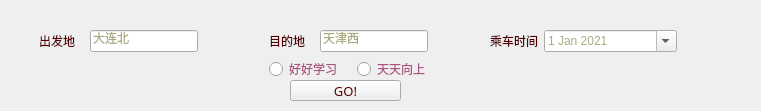
   <widget class="QWidget" name="WidgetForQuery" native="true">
    <property name="geometry">
     <rect>
      <x>330</x>
      <y>90</y>
      <width>761</width>
      <height>111</height>
     </rect>
    </property>
    <property name="sizePolicy">
     <sizepolicy hsizetype="Fixed" vsizetype="Fixed">
      <horstretch>0</horstretch>
      <verstretch>0</verstretch>
     </sizepolicy>
    </property>
    <widget class="QPushButton" name="QueryButton">
     <property name="geometry">
      <rect>
       <x>290</x>
       <y>80</y>
       <width>111</width>
       <height>21</height>
      </rect>
     </property>
     <property name="sizePolicy">
      <sizepolicy hsizetype="Fixed" vsizetype="Fixed">
       <horstretch>0</horstretch>
       <verstretch>0</verstretch>
      </sizepolicy>
     </property>
     <property name="palette">
      <palette>
       <active>
        <colorrole role="ButtonText">
         <brush brushstyle="SolidPattern">
          <color alpha="255">
           <red>85</red>
           <green>0</green>
           <blue>0</blue>
          </color>
         </brush>
        </colorrole>
       </active>
       <inactive>
        <colorrole role="ButtonText">
         <brush brushstyle="SolidPattern">
          <color alpha="255">
           <red>85</red>
           <green>0</green>
           <blue>0</blue>
          </color>
         </brush>
        </colorrole>
       </inactive>
       <disabled>
        <colorrole role="ButtonText">
         <brush brushstyle="SolidPattern">
          <color alpha="255">
           <red>120</red>
           <green>120</green>
           <blue>120</blue>
          </color>
         </brush>
        </colorrole>
       </disabled>
      </palette>
     </property>
     <property name="font">
      <font>
       <family>Arial Black</family>
       <pointsize>10</pointsize>
       <weight>50</weight>
       <italic>false</italic>
       <bold>false</bold>
       <underline>false</underline>
       <stylestrategy>PreferDefault</stylestrategy>
       <kerning>true</kerning>
      </font>
     </property>
     <property name="text">
      <string>GO!</string>
     </property>
    </widget>
    <widget class="QWidget" name="layoutWidget">
     <property name="geometry">
      <rect>
       <x>260</x>
       <y>60</y>
       <width>181</width>
       <height>18</height>
      </rect>
     </property>
     <property name="sizePolicy">
      <sizepolicy hsizetype="Fixed" vsizetype="Fixed">
       <horstretch>0</horstretch>
       <verstretch>0</verstretch>
      </sizepolicy>
     </property>
     <layout class="QHBoxLayout" name="horizontalLayout_2">
      <item>
       <widget class="QRadioButton" name="ButtForAdult">
        <property name="sizePolicy">
         <sizepolicy hsizetype="Fixed" vsizetype="Fixed">
          <horstretch>0</horstretch>
          <verstretch>0</verstretch>
         </sizepolicy>
        </property>
        <property name="palette">
         <palette>
          <active>
           <colorrole role="WindowText">
            <brush brushstyle="SolidPattern">
             <color alpha="255">
              <red>170</red>
              <green>85</green>
              <blue>127</blue>
             </color>
            </brush>
           </colorrole>
          </active>
          <inactive>
           <colorrole role="WindowText">
            <brush brushstyle="SolidPattern">
             <color alpha="255">
              <red>170</red>
              <green>85</green>
              <blue>127</blue>
             </color>
            </brush>
           </colorrole>
          </inactive>
          <disabled>
           <colorrole role="WindowText">
            <brush brushstyle="SolidPattern">
             <color alpha="255">
              <red>120</red>
              <green>120</green>
              <blue>120</blue>
             </color>
            </brush>
           </colorrole>
          </disabled>
         </palette>
        </property>
        <property name="text">
         <string>好好学习</string>
        </property>
        <attribute name="buttonGroup">
         <string notr="true">buttonGroup</string>
        </attribute>
       </widget>
      </item>
      <item>
       <widget class="QRadioButton" name="ButtForStudent">
        <property name="sizePolicy">
         <sizepolicy hsizetype="Fixed" vsizetype="Fixed">
          <horstretch>0</horstretch>
          <verstretch>0</verstretch>
         </sizepolicy>
        </property>
        <property name="palette">
         <palette>
          <active>
           <colorrole role="WindowText">
            <brush brushstyle="SolidPattern">
             <color alpha="255">
              <red>170</red>
              <green>85</green>
              <blue>127</blue>
             </color>
            </brush>
           </colorrole>
          </active>
          <inactive>
           <colorrole role="WindowText">
            <brush brushstyle="SolidPattern">
             <color alpha="255">
              <red>170</red>
              <green>85</green>
              <blue>127</blue>
             </color>
            </brush>
           </colorrole>
          </inactive>
          <disabled>
           <colorrole role="WindowText">
            <brush brushstyle="SolidPattern">
             <color alpha="255">
              <red>120</red>
              <green>120</green>
              <blue>120</blue>
             </color>
            </brush>
           </colorrole>
          </disabled>
         </palette>
        </property>
        <property name="text">
         <string>天天向上</string>
        </property>
        <attribute name="buttonGroup">
         <string notr="true">buttonGroup</string>
        </attribute>
       </widget>
      </item>
     </layout>
    </widget>
    <widget class="QWidget" name="layoutWidget">
     <property name="geometry">
      <rect>
       <x>30</x>
       <y>30</y>
       <width>177</width>
       <height>22</height>
      </rect>
     </property>
     <property name="sizePolicy">
      <sizepolicy hsizetype="Fixed" vsizetype="Fixed">
       <horstretch>0</horstretch>
       <verstretch>0</verstretch>
      </sizepolicy>
     </property>
     <layout class="QHBoxLayout" name="horizontalLayout_3">
      <item>
       <widget class="QLabel" name="LabelForStart">
        <property name="sizePolicy">
         <sizepolicy hsizetype="Fixed" vsizetype="Fixed">
          <horstretch>0</horstretch>
          <verstretch>0</verstretch>
         </sizepolicy>
        </property>
        <property name="palette">
         <palette>
          <active>
           <colorrole role="WindowText">
            <brush brushstyle="SolidPattern">
             <color alpha="255">
              <red>85</red>
              <green>0</green>
              <blue>0</blue>
             </color>
            </brush>
           </colorrole>
          </active>
          <inactive>
           <colorrole role="WindowText">
            <brush brushstyle="SolidPattern">
             <color alpha="255">
              <red>85</red>
              <green>0</green>
              <blue>0</blue>
             </color>
            </brush>
           </colorrole>
          </inactive>
          <disabled>
           <colorrole role="WindowText">
            <brush brushstyle="SolidPattern">
             <color alpha="255">
              <red>120</red>
              <green>120</green>
              <blue>120</blue>
             </color>
            </brush>
           </colorrole>
          </disabled>
         </palette>
        </property>
        <property name="font">
         <font>
          <family>幼圆</family>
          <pointsize>9</pointsize>
          <weight>50</weight>
          <bold>false</bold>
         </font>
        </property>
        <property name="text">
         <string>出发地</string>
        </property>
       </widget>
      </item>
      <item>
       <widget class="QLineEdit" name="start_in">
        <property name="sizePolicy">
         <sizepolicy hsizetype="Fixed" vsizetype="Fixed">
          <horstretch>0</horstretch>
          <verstretch>0</verstretch>
         </sizepolicy>
        </property>
        <property name="palette">
         <palette>
          <active>
           <colorrole role="WindowText">
            <brush brushstyle="SolidPattern">
             <color alpha="255">
              <red>0</red>
              <green>0</green>
              <blue>0</blue>
             </color>
            </brush>
           </colorrole>
           <colorrole role="Text">
            <brush brushstyle="SolidPattern">
             <color alpha="255">
              <red>170</red>
              <green>170</green>
              <blue>127</blue>
             </color>
            </brush>
           </colorrole>
           <colorrole role="PlaceholderText">
            <brush brushstyle="SolidPattern">
             <color alpha="128">
              <red>170</red>
              <green>170</green>
              <blue>127</blue>
             </color>
            </brush>
           </colorrole>
          </active>
          <inactive>
           <colorrole role="WindowText">
            <brush brushstyle="SolidPattern">
             <color alpha="255">
              <red>0</red>
              <green>0</green>
              <blue>0</blue>
             </color>
            </brush>
           </colorrole>
           <colorrole role="Text">
            <brush brushstyle="SolidPattern">
             <color alpha="255">
              <red>170</red>
              <green>170</green>
              <blue>127</blue>
             </color>
            </brush>
           </colorrole>
           <colorrole role="PlaceholderText">
            <brush brushstyle="SolidPattern">
             <color alpha="128">
              <red>170</red>
              <green>170</green>
              <blue>127</blue>
             </color>
            </brush>
           </colorrole>
          </inactive>
          <disabled>
           <colorrole role="WindowText">
            <brush brushstyle="SolidPattern">
             <color alpha="255">
              <red>120</red>
              <green>120</green>
              <blue>120</blue>
             </color>
            </brush>
           </colorrole>
           <colorrole role="Text">
            <brush brushstyle="SolidPattern">
             <color alpha="255">
              <red>120</red>
              <green>120</green>
              <blue>120</blue>
             </color>
            </brush>
           </colorrole>
           <colorrole role="PlaceholderText">
            <brush brushstyle="SolidPattern">
             <color alpha="128">
              <red>0</red>
              <green>0</green>
              <blue>0</blue>
             </color>
            </brush>
           </colorrole>
          </disabled>
         </palette>
        </property>
        <property name="font">
         <font>
          <weight>50</weight>
          <bold>false</bold>
         </font>
        </property>
        <property name="text">
         <string>大连北</string>
        </property>
       </widget>
      </item>
     </layout>
    </widget>
    <widget class="QWidget" name="layoutWidget">
     <property name="geometry">
      <rect>
       <x>260</x>
       <y>30</y>
       <width>177</width>
       <height>22</height>
      </rect>
     </property>
     <property name="sizePolicy">
      <sizepolicy hsizetype="Fixed" vsizetype="Fixed">
       <horstretch>0</horstretch>
       <verstretch>0</verstretch>
      </sizepolicy>
     </property>
     <layout class="QHBoxLayout" name="horizontalLayout_4">
      <item>
       <widget class="QLabel" name="LabelForDict">
        <property name="sizePolicy">
         <sizepolicy hsizetype="Fixed" vsizetype="Fixed">
          <horstretch>0</horstretch>
          <verstretch>0</verstretch>
         </sizepolicy>
        </property>
        <property name="palette">
         <palette>
          <active>
           <colorrole role="WindowText">
            <brush brushstyle="SolidPattern">
             <color alpha="255">
              <red>85</red>
              <green>0</green>
              <blue>0</blue>
             </color>
            </brush>
           </colorrole>
          </active>
          <inactive>
           <colorrole role="WindowText">
            <brush brushstyle="SolidPattern">
             <color alpha="255">
              <red>85</red>
              <green>0</green>
              <blue>0</blue>
             </color>
            </brush>
           </colorrole>
          </inactive>
          <disabled>
           <colorrole role="WindowText">
            <brush brushstyle="SolidPattern">
             <color alpha="255">
              <red>120</red>
              <green>120</green>
              <blue>120</blue>
             </color>
            </brush>
           </colorrole>
          </disabled>
         </palette>
        </property>
        <property name="font">
         <font>
          <family>幼圆</family>
          <pointsize>9</pointsize>
          <weight>50</weight>
          <bold>false</bold>
         </font>
        </property>
        <property name="text">
         <string>目的地</string>
        </property>
       </widget>
      </item>
      <item>
       <widget class="QLineEdit" name="dict_in">
        <property name="sizePolicy">
         <sizepolicy hsizetype="Fixed" vsizetype="Fixed">
          <horstretch>0</horstretch>
          <verstretch>0</verstretch>
         </sizepolicy>
        </property>
        <property name="palette">
         <palette>
          <active>
           <colorrole role="WindowText">
            <brush brushstyle="SolidPattern">
             <color alpha="255">
              <red>0</red>
              <green>0</green>
              <blue>0</blue>
             </color>
            </brush>
           </colorrole>
           <colorrole role="Text">
            <brush brushstyle="SolidPattern">
             <color alpha="255">
              <red>170</red>
              <green>170</green>
              <blue>127</blue>
             </color>
            </brush>
           </colorrole>
           <colorrole role="PlaceholderText">
            <brush brushstyle="SolidPattern">
             <color alpha="128">
              <red>170</red>
              <green>170</green>
              <blue>127</blue>
             </color>
            </brush>
           </colorrole>
          </active>
          <inactive>
           <colorrole role="WindowText">
            <brush brushstyle="SolidPattern">
             <color alpha="255">
              <red>0</red>
              <green>0</green>
              <blue>0</blue>
             </color>
            </brush>
           </colorrole>
           <colorrole role="Text">
            <brush brushstyle="SolidPattern">
             <color alpha="255">
              <red>170</red>
              <green>170</green>
              <blue>127</blue>
             </color>
            </brush>
           </colorrole>
           <colorrole role="PlaceholderText">
            <brush brushstyle="SolidPattern">
             <color alpha="128">
              <red>170</red>
              <green>170</green>
              <blue>127</blue>
             </color>
            </brush>
           </colorrole>
          </inactive>
          <disabled>
           <colorrole role="WindowText">
            <brush brushstyle="SolidPattern">
             <color alpha="255">
              <red>120</red>
              <green>120</green>
              <blue>120</blue>
             </color>
            </brush>
           </colorrole>
           <colorrole role="Text">
            <brush brushstyle="SolidPattern">
             <color alpha="255">
              <red>120</red>
              <green>120</green>
              <blue>120</blue>
             </color>
            </brush>
           </colorrole>
           <colorrole role="PlaceholderText">
            <brush brushstyle="SolidPattern">
             <color alpha="128">
              <red>0</red>
              <green>0</green>
              <blue>0</blue>
             </color>
            </brush>
           </colorrole>
          </disabled>
         </palette>
        </property>
        <property name="font">
         <font>
          <weight>50</weight>
          <bold>false</bold>
         </font>
        </property>
        <property name="text">
         <string>天津西</string>
        </property>
       </widget>
      </item>
     </layout>
    </widget>
    <widget class="QWidget" name="layoutWidget">
     <property name="geometry">
      <rect>
       <x>490</x>
       <y>30</y>
       <width>189</width>
       <height>22</height>
      </rect>
     </property>
     <property name="sizePolicy">
      <sizepolicy hsizetype="Fixed" vsizetype="Fixed">
       <horstretch>0</horstretch>
       <verstretch>0</verstretch>
      </sizepolicy>
     </property>
     <layout class="QHBoxLayout" name="horizontalLayout_5">
      <item>
       <widget class="QLabel" name="LabelFortime">
        <property name="sizePolicy">
         <sizepolicy hsizetype="Fixed" vsizetype="Fixed">
          <horstretch>0</horstretch>
          <verstretch>0</verstretch>
         </sizepolicy>
        </property>
        <property name="palette">
         <palette>
          <active>
           <colorrole role="WindowText">
            <brush brushstyle="SolidPattern">
             <color alpha="255">
              <red>85</red>
              <green>0</green>
              <blue>0</blue>
             </color>
            </brush>
           </colorrole>
          </active>
          <inactive>
           <colorrole role="WindowText">
            <brush brushstyle="SolidPattern">
             <color alpha="255">
              <red>85</red>
              <green>0</green>
              <blue>0</blue>
             </color>
            </brush>
           </colorrole>
          </inactive>
          <disabled>
           <colorrole role="WindowText">
            <brush brushstyle="SolidPattern">
             <color alpha="255">
              <red>120</red>
              <green>120</green>
              <blue>120</blue>
             </color>
            </brush>
           </colorrole>
          </disabled>
         </palette>
        </property>
        <property name="font">
         <font>
          <family>幼圆</family>
          <pointsize>9</pointsize>
          <weight>50</weight>
          <bold>false</bold>
         </font>
        </property>
        <property name="text">
         <string>乘车时间</string>
        </property>
       </widget>
      </item>
      <item>
       <widget class="QDateEdit" name="dateEditForTrain">
        <property name="sizePolicy">
         <sizepolicy hsizetype="Fixed" vsizetype="Fixed">
          <horstretch>0</horstretch>
          <verstretch>0</verstretch>
         </sizepolicy>
        </property>
        <property name="minimumSize">
         <size>
          <width>133</width>
          <height>20</height>
         </size>
        </property>
        <property name="palette">
         <palette>
          <active>
           <colorrole role="WindowText">
            <brush brushstyle="SolidPattern">
             <color alpha="255">
              <red>0</red>
              <green>0</green>
              <blue>0</blue>
             </color>
            </brush>
           </colorrole>
           <colorrole role="Text">
            <brush brushstyle="SolidPattern">
             <color alpha="255">
              <red>170</red>
              <green>170</green>
              <blue>127</blue>
             </color>
            </brush>
           </colorrole>
           <colorrole role="PlaceholderText">
            <brush brushstyle="SolidPattern">
             <color alpha="128">
              <red>170</red>
              <green>170</green>
              <blue>127</blue>
             </color>
            </brush>
           </colorrole>
          </active>
          <inactive>
           <colorrole role="WindowText">
            <brush brushstyle="SolidPattern">
             <color alpha="255">
              <red>0</red>
              <green>0</green>
              <blue>0</blue>
             </color>
            </brush>
           </colorrole>
           <colorrole role="Text">
            <brush brushstyle="SolidPattern">
             <color alpha="255">
              <red>170</red>
              <green>170</green>
              <blue>127</blue>
             </color>
            </brush>
           </colorrole>
           <colorrole role="PlaceholderText">
            <brush brushstyle="SolidPattern">
             <color alpha="128">
              <red>170</red>
              <green>170</green>
              <blue>127</blue>
             </color>
            </brush>
           </colorrole>
          </inactive>
          <disabled>
           <colorrole role="WindowText">
            <brush brushstyle="SolidPattern">
             <color alpha="255">
              <red>120</red>
              <green>120</green>
              <blue>120</blue>
             </color>
            </brush>
           </colorrole>
           <colorrole role="Text">
            <brush brushstyle="SolidPattern">
             <color alpha="255">
              <red>120</red>
              <green>120</green>
              <blue>120</blue>
             </color>
            </brush>
           </colorrole>
           <colorrole role="PlaceholderText">
            <brush brushstyle="SolidPattern">
             <color alpha="128">
              <red>0</red>
              <green>0</green>
              <blue>0</blue>
             </color>
            </brush>
           </colorrole>
          </disabled>
         </palette>
        </property>
        <property name="font">
         <font>
          <weight>50</weight>
          <bold>false</bold>
         </font>
        </property>
        <property name="dateTime">
         <datetime>
          <hour>0</hour>
          <minute>0</minute>
          <second>0</second>
          <year>2021</year>
          <month>1</month>
          <day>1</day>
         </datetime>
        </property>
        <property name="calendarPopup">
         <bool>true</bool>
        </property>
       </widget>
      </item>
     </layout>
    </widget>
   </widget>
